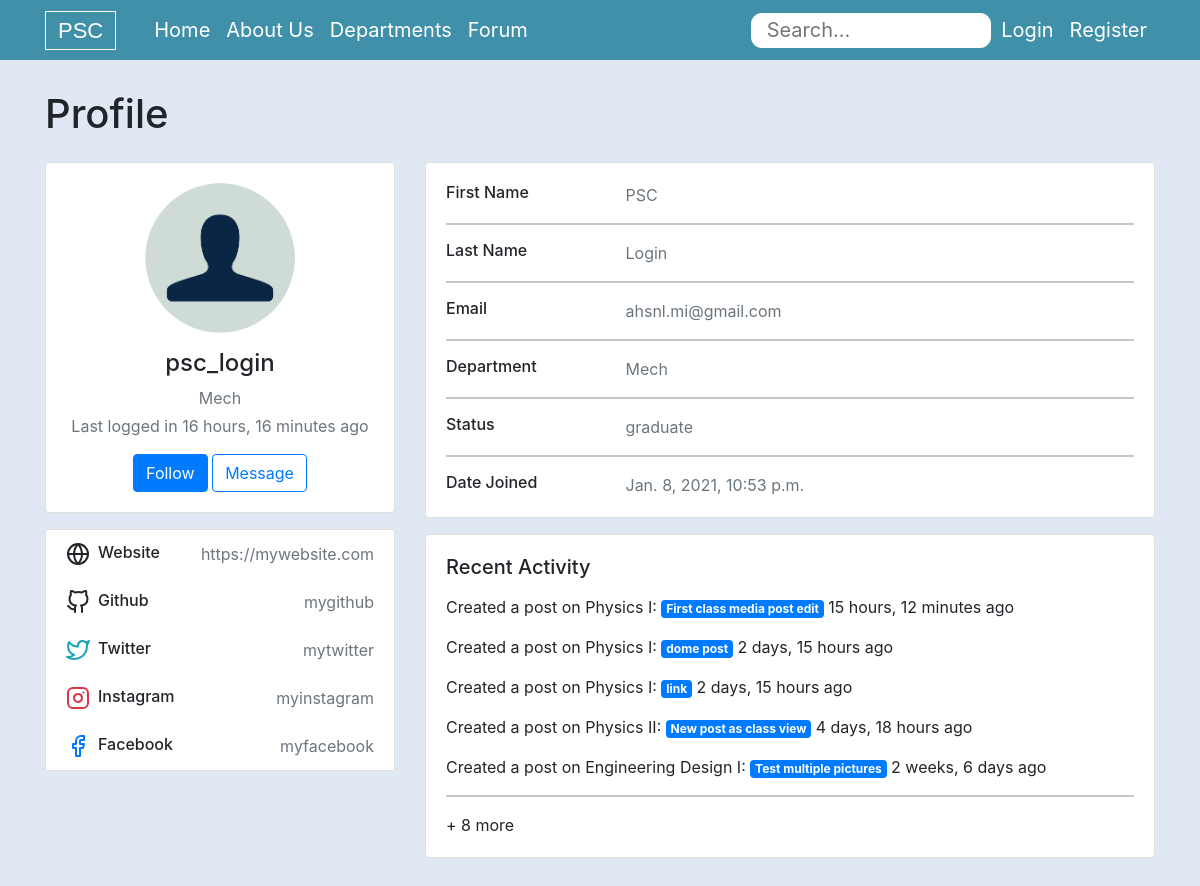
The page /profile/1/psc_login/ on the database its author committed.
### users/models.py (models this page shows, shortened)
class UserProfile(models.Model):
    STATUS_CHOICES = (
            ('student', 'Student'),
            ('graduate', 'Graduate'),
            ( 'future student', 'Future Student')
        )
    user = models.OneToOneField(User, on_delete=models.CASCADE,)
    user_department = models.CharField(max_length=250, blank = True)
    user_picture = models.ImageField(null=True, blank=True, upload_to='post_images/',)
    status = models.CharField(max_length=100,choices=STATUS_CHOICES,null=True, blank=True,)

### forum/models.py (models this page shows, shortened)
class Post(models.Model):
    STATUS_CHOICES = (
        ('draft', 'Draft'),
        ('published', 'Published'),
    )
    subject_name = models.ForeignKey(Subject, on_delete=models.CASCADE, related_name='posts', default=1)
    title = models.CharField(max_length=250)
    slug = models.SlugField(max_length=250, unique_for_date='publish')
    author = models.ForeignKey(User, on_delete=models.CASCADE, related_name='blog_posts')
    body = models.TextField()
    publish = models.DateTimeField(default=timezone.now)
    created = models.DateTimeField(auto_now_add=True)
    updated = models.DateTimeField(auto_now=True)
    status = models.CharField(max_length=10,choices=STATUS_CHOICES, default='draft')
    objects = models.Manager() #default manager
    published = PublishedManager() #Custome manager
    class Meta:
        ordering = ('-publish',)
    def get_absolute_url(self):
        return reverse('forum:post_detail',
                        args=[self.pk, self.slug])

class Subject(models.Model):
    subject_name = models.CharField(max_length=250)
    subject_slug = models.CharField(max_length=250)
    department_name = models.ForeignKey(Department, on_delete=models.CASCADE, default=True)
    def __str__(self):
        return self.subject_name

### users/views.py (the view)
# urls.py: path('profile/<int:pk>/<username>/', user_views.profile, name='profile'),
def profile(request, pk, username):
    user = request.user
    print(username)
    user_info = User.objects.get(id=pk)
    user_profile = UserProfile.objects.get(user=pk)
    posts = Post.objects.filter(author=user_info.id)
    print(user_profile.user_picture)
    number_of_posts = len(posts)
    posts = posts[:5]
    context = {'user': user,
                'user_info': user_info,
                'user_profile': user_profile,
                'posts': posts,
                'number_of_posts': number_of_posts,}
    return render(request, 'users/profile.html', context)

### forum/context_processors.py (called while the page is built)
def departments_contexts(request):
    departments = Department.objects.all()
    return {'departments': departments}

### forum/models.py (called while the page is built)
    def get_absolute_url(self):
        return reverse('forum:subject', kwargs={"dept_id" : self.id})

### users/templates/users/profile.html (shortened to what this page needs)
{% extends "forum/base.html" %}
{% load static %}
{% block content %}
  <div class="container">
    <div class="row justify-content-between">
      <div class="col-4">
        <h1>Profile</h1>
      </div>
    </div>
    <div class="main-body">
          <div class="row gutters-sm">
            <div class="col-md-4 mb-3">
              <div class="card">
                <div class="card-body">
                  <div class="d-flex flex-column align-items-center text-center">
                    {% if user_profile.user_picture %}
                      <img src="{{ user_profile.user_picture.url }}" alt="Admin" class="rounded-circle" width="150" height="150" style="object-fit:contain">
                    {% else %}
                      <img src="{% static 'forum/images/profile_pic.png' %}" alt="Admin" class="rounded-circle" width="150" height="150" style="object-fit: contain">
                    {% endif %}
                    <div class="mt-3">
                      <h4>{{ user_info.username }}</h4>
                      <p class="text-secondary mb-1">{{ user_profile.user_department }}</p>
                      <p class="text-muted font-size-sm">Last logged in {{ user_info.last_login|timesince }} ago</p>
                      <button class="btn btn-primary">Follow</button>
                      <button class="btn btn-outline-primary">Message</button>
                    </div>
                  </div>
                </div>
              </div>
              <div class="card mt-3">
                <ul class="list-group list-group-flush">
                  <li class="list-group-item d-flex justify-content-between align-items-center flex-wrap">
                    <h6 class="mb-0">Website</h6>
                    <span class="text-secondary">https://mywebsite.com</span>
                  </li>
                  <li class="list-group-item d-flex justify-content-between align-items-center flex-wrap">
                    <h6 class="mb-0">Github</h6>
                    <span class="text-secondary">mygithub</span>
                  </li>
                  <li class="list-group-item d-flex justify-content-between align-items-center flex-wrap">
                    <h6 class="mb-0">Twitter</h6>
                    <span class="text-secondary">mytwitter</span>
                  </li>
                  <li class="list-group-item d-flex justify-content-between align-items-center flex-wrap">
                    <h6 class="mb-0">Instagram</h6>
                    <span class="text-secondary">myinstagram</span>
                  </li>
                  <li class="list-group-item d-flex justify-content-between align-items-center flex-wrap">
                    <h6 class="mb-0">Facebook</h6>
                    <span class="text-secondary">myfacebook</span>
                  </li>
                </ul>
              </div>
            </div>
            <div class="col-md-8">
              <div class="card mb-3">
                <div class="card-body">
                  <div class="row">
                    <div class="col-sm-3">
                      <h6 class="mb-0">First Name</h6>
                    </div>
                    <div class="col-sm-9 text-secondary">
                        {{ user_info.first_name }}
                    </div>
                  </div>
                  <hr>
                  <div class="row">
                    <div class="col-sm-3">
                      <h6 class="mb-0">Last Name</h6>
                    </div>
                    <div class="col-sm-9 text-secondary">
                        {{ user_info.last_name }}
                    </div>
                  </div>
                  <hr>
                  <div class="row">
                    <div class="col-sm-3">
                      <h6 class="mb-0">Email</h6>
                    </div>
                    <div class="col-sm-9 text-secondary">
                        {{ user_info.email }}
                    </div>
                  </div>
                  <hr>
                  <div class="row">
                    <div class="col-sm-3">
                      <h6 class="mb-0">Department</h6>
                    </div>
                    <div class="col-sm-9 text-secondary">
                      {{ user_profile.user_department }}
                    </div>
                  </div>
                  <hr>
                  <div class="row">
                    <div class="col-sm-3">
                      <h6 class="mb-0">Status</h6>
                    </div>
                    <div class="col-sm-9 text-secondary">
                      {{ user_profile.status }}
                    </div>
                  </div>
                  <hr>
                  <div class="row">
                    <div class="col-sm-3">
                      <h6 class="mb-0">Date Joined</h6>
                    </div>
                    <div class="col-sm-9 text-secondary">
                      {{ user_info.date_joined }}
                    </div>
                  </div>
                </div>
              </div>
              <div class="row gutters-sm">
                <div class="col-md mb-3">
                  <div class="card h-100">
                    <div class="card-body">
                      <h5 class="d-flex align-items-center mb-3">Recent Activity</h5>
                      {% if number_of_posts > 0 %}
                        {% for post in posts %}
                          <p>Created a post on {{ post.subject_name }}:
                            <a href="{{ post.get_absolute_url }}" class="badge badge-primary">{{ post.title }}</a>
                              {{ post.created|timesince }} ago</p>
                        {% endfor %}
                        {% if number_of_posts > 5 %}
                        <hr>
                          <p style="margin-bottom: 0px;"> + {{ number_of_posts|add:"-5" }} more</p>
                        {% endif %}
                      {% else %}
                        <p>No posts yet</p>
                      {% endif %}
                    </div>
                  </div>
                </div>
              </div>
            </div>
          </div>
        </div>
    </div>
{% endblock %}

### forum/static/forum/styles_css/base_style.css (style rules this page uses)
.container { padding-top: 30px; padding-bottom: 30px; }
:root { --rad: .7rem; --dur: .3s; --color-dark: #2f2f2f; --color-light: #fff; --color-brand: #57bd84; --font-fam: "Lato", sans-serif; --height: 35px; --btn-width: 4rem; --bez: cubic-bezier(0, 0, 0.43, 1.49); }

### rows shown on the page
UserProfile: user_picture (picture), user_department "Mech", status "graduate"
Post: subject_name "Physics I", title "First class media post edit", created "15 hours, 12 minutes"
Post: subject_name "Physics I", title "dome post", created "2 days, 15 hours"
Post: subject_name "Physics I", title "link", created "2 days, 15 hours"
Post: subject_name "Physics II", title "New post as class view", created "4 days, 18 hours"
Post: subject_name "Engineering Design I", title "Test multiple pictures", created "2 weeks, 6 days"

### other values the page prints
{{ user_info.username }} "psc_login"
{{ user_info.last_login|timesince }} "16 hours, 16 minutes"
{{ user_info.first_name }} "PSC"
{{ user_info.last_name }} "Login"
{{ user_info.email }} "ahsnl.mi@gmail.com"
{{ user_info.date_joined }} "Jan. 8, 2021, 10:53 p.m."
{{ number_of_posts|add:"-5" }} "8"
